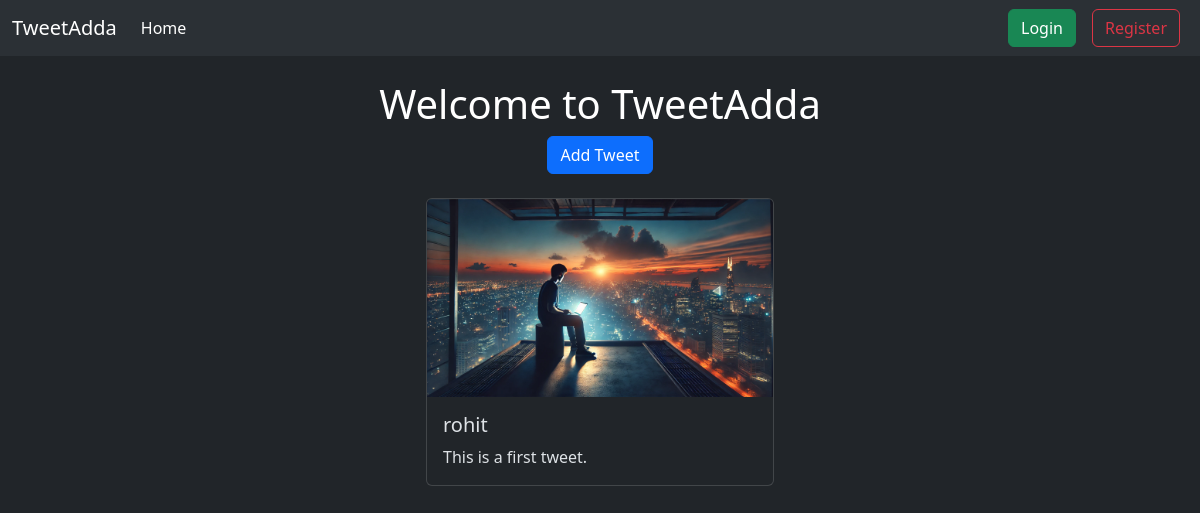
The app's page /, older data.
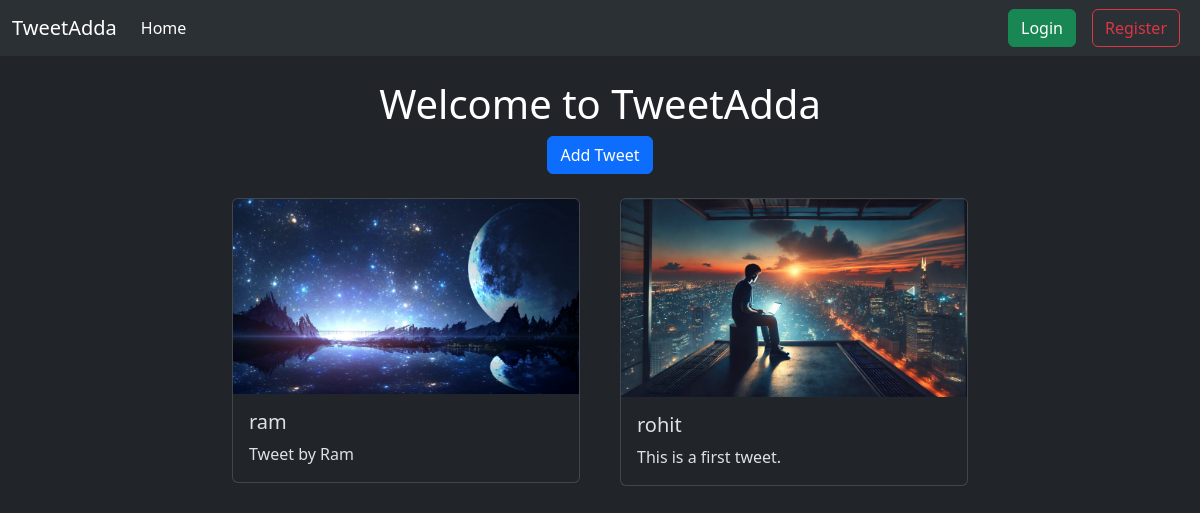
The same page, newer data.
### tweet/models.py (models this page shows, shortened)
class Tweet(models.Model):
    user = models.ForeignKey(User, on_delete=models.CASCADE)
    text = models.CharField(max_length=500)
    photo = models.ImageField(upload_to='photos/', blank=True, null=True)
    created_at = models.DateTimeField(auto_now_add=True)
    updated_at = models.DateTimeField(auto_now=True)

### tweet/views.py (the view)
# urls.py: path('', views.tweet_list, name = 'tweet_list'),
def tweet_list(request):
    tweets = Tweet.objects.all().order_by('-created_at')
    return render(request, 'tweet_list.html', {'tweets': tweets})

### tweet/templates/tweet_list.html (shortened to what this page needs)
{% extends "layout.html" %}
{% block content %}
<h1 class="text-center mt-4">Welcome to TweetAdda</h1>
<div class="text-center mb-4">
    <a class="btn btn-primary" href="{% url 'tweet_create' %}">Add Tweet</a>
</div>
<div class="container">
  <div class="row gap-3 justify-content-center">
    {% for tweet in tweets %}
      <div class="col-md-4">
        <div class="card" style="width: 100%;">
          {% if tweet.photo %}
            <img src="{{ tweet.photo.url }}" class="card-img-top" alt="Tweet Image" />
          {% endif %}
          <div class="card-body">
            <h5 class="card-title">{{ tweet.user.username }}</h5>
            <p class="card-text">{{ tweet.text }}</p>
          </div>
        </div>
      </div>
    {% empty %}
      <p class="text-center">No tweets available.</p>
    {% endfor %}
  </div>
</div>
{% endblock %}

Row changes from the older to the newer data that the page shows:
added Tweet: photo (picture), user.username "ram", text "Tweet by Ram"
